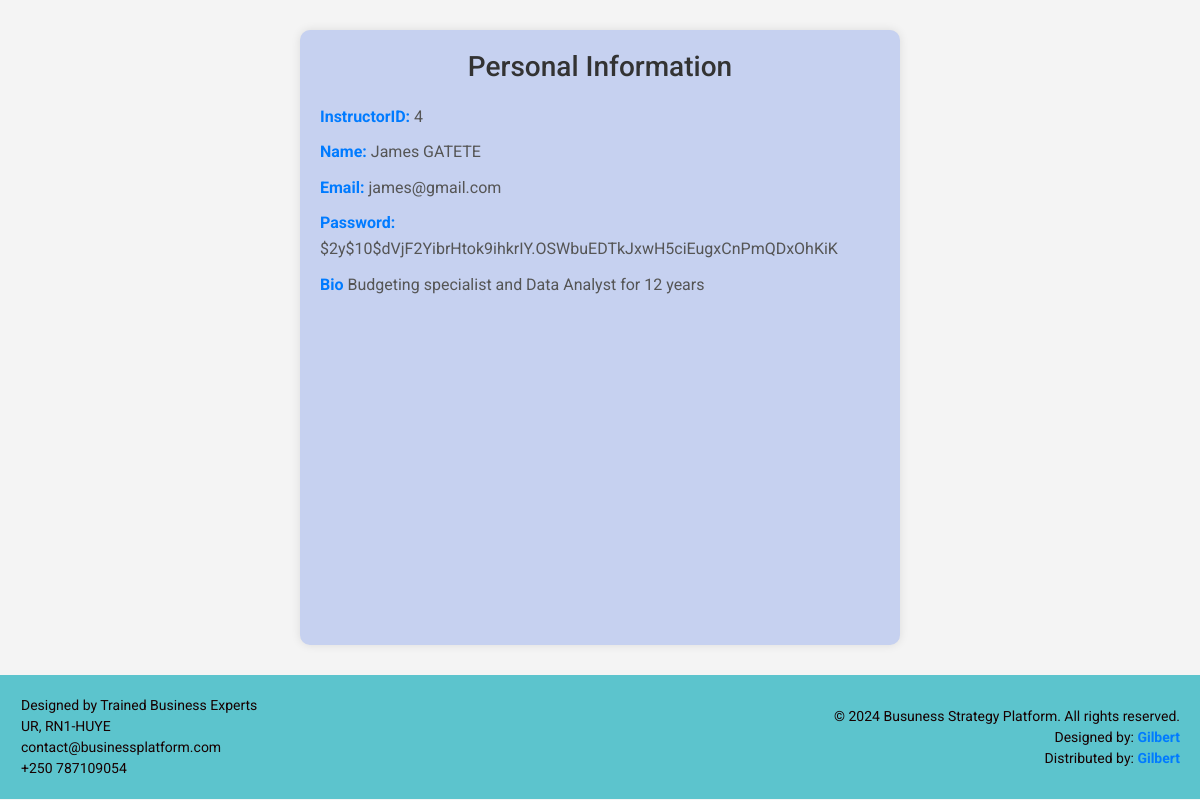
Page /instructor_info.php (signed in) on the committed database.
### tables this page shows
CREATE TABLE `instructors` (
  `InstructorID` int(11) NOT NULL,
  `Name` text NOT NULL,
  `Email` text NOT NULL,
  `Password` text NOT NULL,
  `Bio` text NOT NULL
);

### instructor_info.php (the view, shortened to what this page needs)
<?php
require_once "config.php";
$email = $_SESSION["email"];
$sql = "SELECT InstructorID, Email, Password, Bio, Name FROM instructors WHERE email = ?";
$stmt = $conn->prepare($sql);
$stmt->bind_param("s", $email);
$stmt->execute();
$result = $stmt->get_result();
if ($result->num_rows > 0) {
    $userData = $result->fetch_assoc();
} else {
    echo "User data not found.";
    exit;
}
?>
<!DOCTYPE html>
<html lang="en">
<head>
    <link href="css/bootstrap.min.css" rel="stylesheet">
    <link rel="stylesheet" href="styles.css">
</head>
<body>
<div class="container">
    <h1>Personal Information</h1>
    <p><strong>InstructorID:</strong> <?php echo isset($userData["InstructorID"]) ? $userData["InstructorID"] : "N/A"; ?></p>
    <p><strong>Name:</strong> <?php echo isset($userData["Name"]) ? $userData["Name"] : "N/A"; ?></p>
    <p><strong>Email:</strong> <?php echo isset($userData["Email"]) ? $userData["Email"] : "N/A"; ?></p>
    <p><strong>Password:</strong> <?php echo isset($userData["Password"]) ? $userData["Password"] : "N/A"; ?></p>
    <p><strong>Bio</strong> <?php echo isset($userData["Bio"]) ? $userData["Bio"] : "N/A"; ?></p>
</div>
<footer class="footer">
      <div class="container2">
        <div class="left-part">
          <p class="mb-0">Designed by Trained Business Experts</p>
          <p class="mb-0">UR, RN1-HUYE</p>
          <p class="mb-0">contact@businessplatform.com</p>
          <p class="mb-0">+250 787109054</p>
        </div>
        <div class="right-part">
          <p class="mb-0">© 2024 Busuness Strategy Platform. All rights reserved.</p>
          <p class="mb-0">Designed by: <a href="#" target="_blank" class="fw-bold">Gilbert</a></p>
          <p class="mb-0">Distributed by: <a href="#" target="_blank" class="fw-bold">Gilbert</a></p>
        </div>
      </div>
    </footer>
</body>
</html>

### styles.css (style rules this page uses)
.container { width: 90%; }
.container h1 { font-size: 2.5rem; margin-bottom: 20px; }
.container p { font-size: 1.2rem; line-height: 1.6; }
.footer { background-color: #c92334; color: #fff; padding: 20px 0; margin-bottom: 1px; }
.container2 { max-width: 1200px; margin: 0 auto; display: flex; }
.left-part { margin-left: 1px; }
.footer p { margin: 0; }
.left-part, .right-part { flex: 1; }
body { font-family: Arial, sans-serif; margin: 0; padding: 0; }
.container { width: 80%; margin: 0 auto; }
.container { max-width: 800px; margin: 20px auto; background-color: #fff; padding: 20px; border-radius: 10px; box-shadow: 0 0 10px rgba(0, 0, 0, 0.1); }
h1 { font-size: 36px; color: #333; text-align: center; margin-bottom: 20px; }
.footer { background-color: #333; color: #fff; padding: 20px 0; }
.container2 { display: flex; justify-content: space-between; align-items: center; }
.left-part { flex: 1; }
.right-part { flex: 1; text-align: right; }
.right-part a { color: #fff; text-decoration: none; }

### instructor_info.php (style rules this page uses)
body { font-family: 'Roboto', sans-serif; background-color: #f4f4f4; margin: 0; padding: 0; display: flex; flex-direction: column; min-height: 100vh; }
.container { max-width: 600px; height: 450px; margin: 30px auto; background-color: #c6d1f0; padding: 20px; border-radius: 10px; box-shadow: 0 0 10px rgba(0, 0, 0, 0.1); flex-grow: 1; }
.container h1 { font-size: 28px; color: #333; text-align: center; margin-bottom: 20px; }
.container p { font-size: 16px; color: #555; margin-bottom: 10px; }
.container p strong { color: #007bff; }
.footer { background-color: #5cc4cd; padding: 20px; margin-top: auto; }
.footer .container2 { display: flex; justify-content: space-between; }
.footer .container2 .left-part p, .footer .container2 .right-part p { font-size: 14px; color: #170101; margin-bottom: 5px; }
.footer .container2 .right-part p a { color: #007bff; text-decoration: none; font-weight: bold; }

### rows in the picture
instructors: InstructorID "4", Name "James GATETE", Email "james@gmail.com", Password "$2y$10$dVjF2YibrHtok9ihkrIY.OSWbuEDTkJxwH5ciEugxCnPmQDxOhKiK", Bio "Budgeting specialist and Data Analyst for 12 years"
